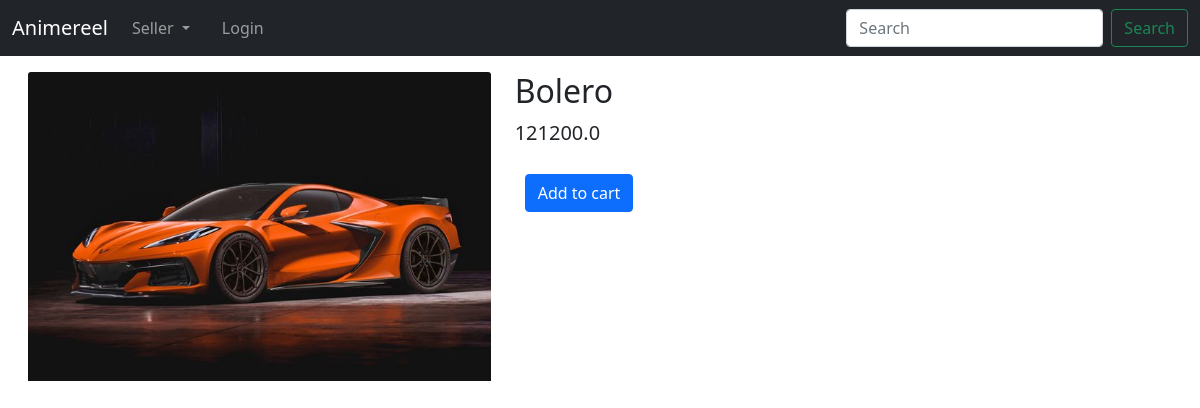
The app's page /productdetail/1 with its own data.
### firstapp/models.py (models this page shows, shortened)
class Product(models.Model):
    product_id = models.AutoField(primary_key=True)
    product_name = models.CharField(max_length=255)
    image = models.ImageField(upload_to="firstapp/productimages",default=None,null=True,blank=True)
    price = models.FloatField()

### firstapp/views.py (the view)
# urls.py: path('productdetail/<int:pk>',views.ProductDetail.as_view(),name='productdetail'),
class ProductDetail(DetailView):
    model = Product
    template_name = "firstapp/productdetail.html"
    context_object_name = "product"

### firstapp/templates/firstapp/productdetail.html (shortened to what this page needs)
{% extends 'seller/basic.html' %}
{% load static %}
{% load myfilters %}
{% block body%}
    <div class="row featurette mt-3 me-3 ms-3">
        <div class="col-md-5">
            <img src="/media/{{product.image}}" class="card-img-top" alt="">
        </div>
      <div class="col-md-7">
        <h2 class="featurette-heading">{{product.product_name}}</h2>
        <p class="lead">{{product.price}}</p>
        <a href="#" class="btnmargin btn btn-primary">Add to cart</a>
      </div>
    </div>
{% endblock %}

### records on screen
Product: image (picture), product_name "Bolero", price "121200.0"
